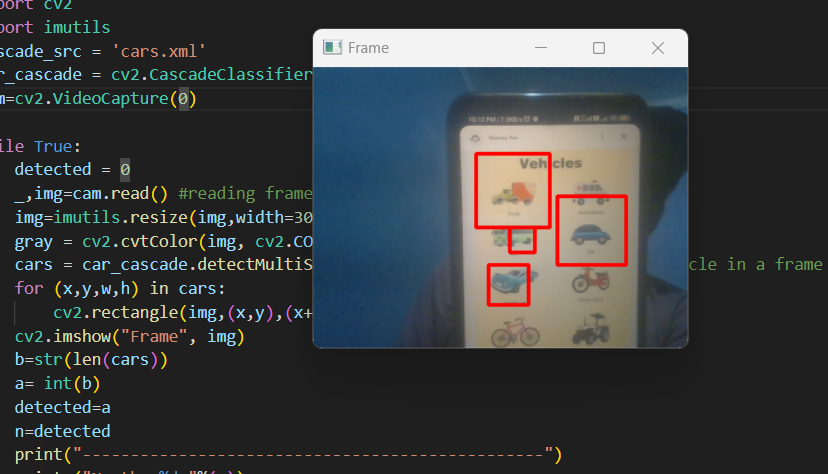
#> input picture Vehicle Detection.png, 828 x 474 px, given in place of the camera
$ python Main_Webcam.py
#> lines starting #> are read from the running program, lines starting #| are printed output that depends on the picture
import cv2
import imutils
cascade_src = 'cars.xml'
car_cascade = cv2.CascadeClassifier(cascade_src)
cam=cv2.VideoCapture(0)

while True:
    detected = 0
    _,img=cam.read() #reading frame from camera
#> img is the input picture: shape (474, 828, 3); mean B, G, R 62.9, 61.6, 58.9
    img=imutils.resize(img,width=300) #resize to 300
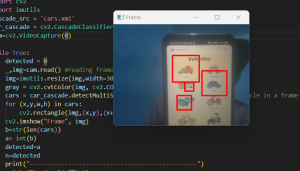
#> img: shape (171, 300, 3); mean B, G, R 62.9, 61.6, 58.9
    gray = cv2.cvtColor(img, cv2.COLOR_BGR2GRAY) #color to Grayscale
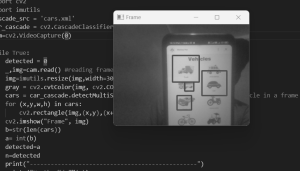
#> gray: shape (171, 300); min 24, max 243, mean 60.9
    cars = car_cascade.detectMultiScale(gray, 1.1, 1) #coordinates of vehicle in a frame
#> cars = ()
    for (x,y,w,h) in cars:
        cv2.rectangle(img,(x,y),(x+w,y+h),(0,0,255),2)
#> this loop made 0 passes
    cv2.imshow("Frame", img)
    b=str(len(cars))
#> b = '0'
    a= int(b)
#> a = 0
    detected=a
#> detected = 0
    n=detected
#> n = 0
    print("------------------------------------------------")
    print ("North: %d "%(n))
#| North: 0
    if n>=2:
        print ("North More Traffic")
    else:
        print ("no traffic")
    if cv2.waitKey(33) == 27:
#> (key Esc is pressed here)
        break

cam.release()
cv2.destroyAllWindows()
